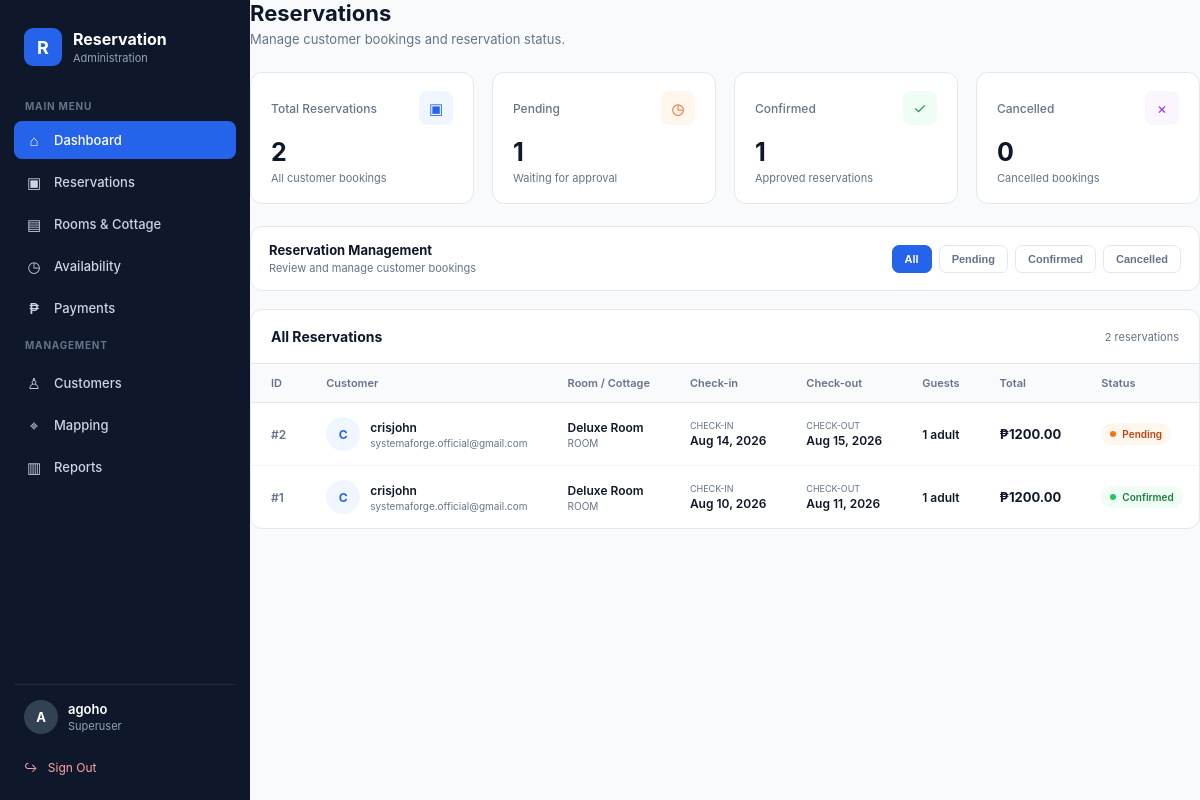
The app's page /reservations/ (signed in), older data.
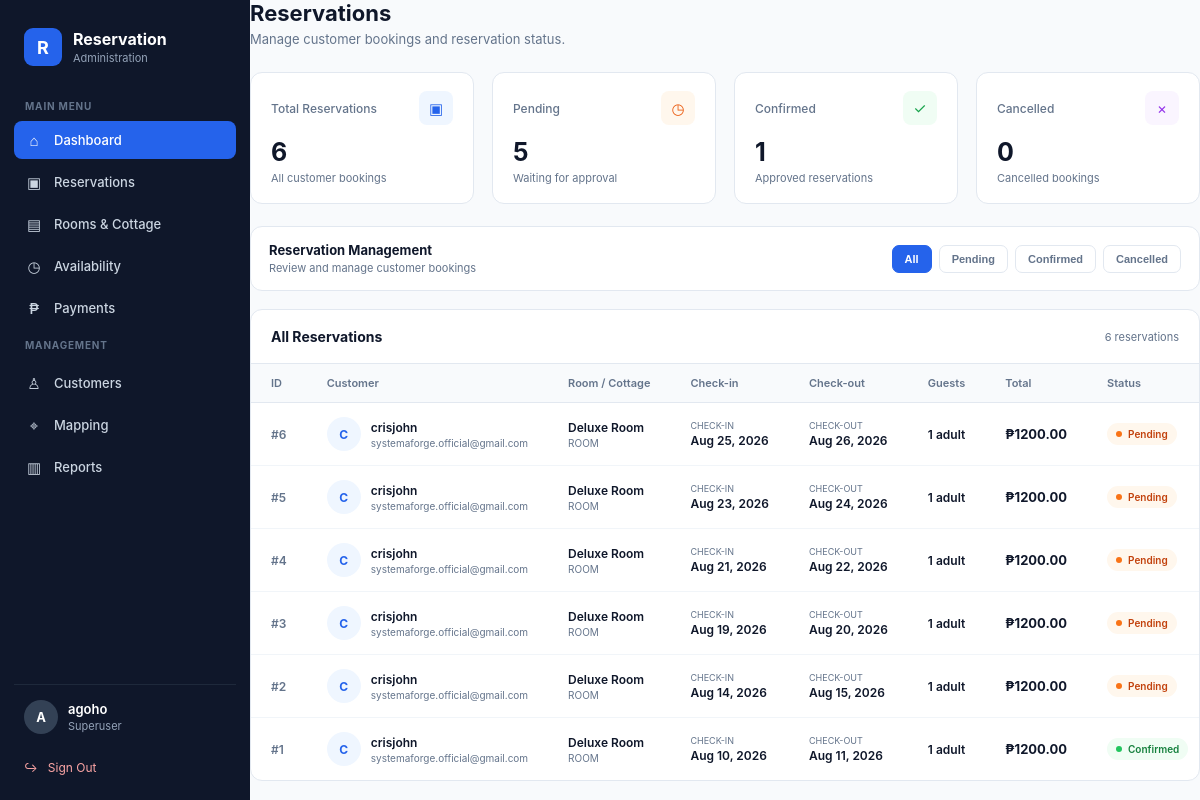
The same page, newer data.
### core/models.py (models this page shows, shortened)
class Reservation(models.Model):
    PAYMENT_STATUS = [
        ("UNPAID", "Unpaid"),
        ("PENDING", "Payment Verification"),
        ("PAID", "Paid"),
        ("REJECTED", "Rejected"),
    ]
    STATUS = [
        ("PENDING", "Pending"),
        ("CONFIRMED", "Confirmed"),
        ("CANCELLED", "Cancelled"),
        ("COMPLETED", "Completed"),
    ]
    customer = models.ForeignKey(
        User,
        on_delete=models.CASCADE,
        related_name="reservations"
    )
    room = models.ForeignKey(
        Room,
        on_delete=models.CASCADE
    )
    check_in = models.DateField()
    check_out = models.DateField()
    adults = models.PositiveIntegerField(default=1)
    children = models.PositiveIntegerField(default=0)
    special_request = models.TextField(
        blank=True,
        default=""
    )
    total_amount = models.DecimalField(
        max_digits=10,
        decimal_places=2
    )
    status = models.CharField(
        max_length=20,
        choices=STATUS,
        default="PENDING"
    )
    payment_status = models.CharField(
        max_length=20,
        choices=PAYMENT_STATUS,
        default="UNPAID"
    )
    payment_receipt = models.ImageField(
        upload_to="payment_receipts/",
        blank=True,
        null=True
    )
    payment_uploaded_at = models.DateTimeField(
        blank=True,
        null=True
    )
    created_at = models.DateTimeField(
        auto_now_add=True
    )

class Room(models.Model):
    TYPE_CHOICES = [
        ("ROOM", "Room"),
        ("COTTAGE", "Cottage"),
    ]
    STATUS_CHOICES = [
        ("AVAILABLE", "Available"),
        ("UNAVAILABLE", "Unavailable"),
        ("MAINTENANCE", "Maintenance"),
    ]
    name = models.CharField(
        max_length=150
    )
    type = models.CharField(
        max_length=20,
        choices=TYPE_CHOICES,
        default="ROOM"
    )
    description = models.TextField(
        blank=True
    )
    price = models.DecimalField(
        max_digits=10,
        decimal_places=2
    )
    capacity = models.PositiveIntegerField(
        default=1
    )
    status = models.CharField(
        max_length=20,
        choices=STATUS_CHOICES,
        default="AVAILABLE"
    )
    image = models.ImageField(
        upload_to="rooms/",
        blank=True,
        null=True
    )
    created_at = models.DateTimeField(
        auto_now_add=True
    )
    updated_at = models.DateTimeField(
        auto_now=True
    )

### core/views.py (the view)
# urls.py: path("reservations/", reservation_list, name="reservation_list"),
@login_required
def reservation_list(request):
    if not request.user.is_superuser:
        return redirect("login")
    if not request.user.is_authenticated:
        return redirect("login")
    if not request.user.is_superuser:
        return redirect("dashboard")
    reservations = (
        Reservation.objects
        .select_related("customer", "room")
        .order_by("-created_at")
    )
    pending_count = reservations.filter(
        status="PENDING"
    ).count()
    confirmed_count = reservations.filter(
        status="CONFIRMED"
    ).count()
    cancelled_count = reservations.filter(
        status="CANCELLED"
    ).count()
    return render(
        request,
        "reservations/list.html",
        {
            "reservations": reservations,
            "pending_count": pending_count,
            "confirmed_count": confirmed_count,
            "cancelled_count": cancelled_count,
        }
    )

### core/templates/reservations/list.html (shortened to what this page needs)
{% extends "base.html" %}
{% block content %}
<div class="reservation-page">
<div class="reservation-header">
    <div>
        <h2>
            Reservations
        </h2>
        <p>
            Manage customer bookings and reservation status.
        </p>
    </div>
</div>
<div class="reservation-summary">
    <div class="reservation-summary-card">
        <div class="summary-top">
            <span class="summary-label">
                Total Reservations
            </span>
            <div class="summary-icon blue">
                ▣
            </div>
        </div>
        <div class="summary-number">
            {{ reservations|length }}
        </div>
        <div class="summary-description">
            All customer bookings
        </div>
    </div>
    <div class="reservation-summary-card">
        <div class="summary-top">
            <span class="summary-label">
                Pending
            </span>
            <div class="summary-icon orange">
                ◷
            </div>
        </div>
        <div class="summary-number">
            {{ pending_count }}
        </div>
        <div class="summary-description">
            Waiting for approval
        </div>
    </div>
    <div class="reservation-summary-card">
        <div class="summary-top">
            <span class="summary-label">
                Confirmed
            </span>
            <div class="summary-icon green">
                ✓
            </div>
        </div>
        <div class="summary-number">
            {{ confirmed_count }}
        </div>
        <div class="summary-description">
            Approved reservations
        </div>
    </div>
    <div class="reservation-summary-card">
        <div class="summary-top">
            <span class="summary-label">
                Cancelled
            </span>
            <div class="summary-icon purple">
                ×
            </div>
        </div>
        <div class="summary-number">
            {{ cancelled_count }}
        </div>
        <div class="summary-description">
            Cancelled bookings
        </div>
    </div>
</div>
<div class="reservation-toolbar">
    <div>
        <div class="reservation-toolbar-title">
            Reservation Management
        </div>
        <div class="reservation-toolbar-count">
            Review and manage customer bookings
        </div>
    </div>
    <div class="reservation-filters">
        <button
            type="button"
            class="reservation-filter active"
        >
            All
        </button>
        <button
            type="button"
            class="reservation-filter"
        >
            Pending
        </button>
        <button
            type="button"
            class="reservation-filter"
        >
            Confirmed
        </button>
        <button
            type="button"
            class="reservation-filter"
        >
            Cancelled
        </button>
    </div>
</div>
<div class="reservation-table-card">
    <div class="reservation-table-header">
        <div class="reservation-table-title">
            All Reservations
        </div>
        <div class="reservation-table-count">
            {{ reservations|length }}
            reservation{{ reservations|length|pluralize }}
        </div>
    </div>
    <div class="reservation-table-wrapper">
        <table class="reservation-table">
            <thead>
                <tr>
                    <th>
                        ID
                    </th>
                    <th>
                        Customer
                    </th>
                    <th>
                        Room / Cottage
                    </th>
                    <th>
                        Check-in
                    </th>
                    <th>
                        Check-out
                    </th>
                    <th>
                        Guests
                    </th>
                    <th>
                        Total
                    </th>
                    <th>
                        Status
                    </th>
                </tr>
            </thead>
            <tbody>
                {% for reservation in reservations %}
                <tr>
                    <td>
                        <span class="reservation-id">
                            #{{ reservation.id }}
                        </span>
                    </td>
                    <td>
                        <div class="customer">
                            <div class="customer-avatar">
                                {{ reservation.customer.username|first|upper }}
                            </div>
                            <div>
                                <div class="customer-name">
                                    {{ reservation.customer.username }}
                                </div>
                                <div class="customer-email">
                                    {{ reservation.customer.email }}
                                </div>
                            </div>
                        </div>
                    </td>
                    <td>
                        <div class="room-name">
                            {{ reservation.room.name }}
                        </div>
                        <div class="room-type">
                            {{ reservation.room.type }}
                        </div>
                    </td>
                    <td>
                        <div class="date-label">
                            CHECK-IN
                        </div>
                        <div class="date-main">
                            {{ reservation.check_in|date:"M d, Y" }}
                        </div>
                    </td>
                    <td>
                        <div class="date-label">
                            CHECK-OUT
                        </div>
                        <div class="date-main">
                            {{ reservation.check_out|date:"M d, Y" }}
                        </div>
                    </td>
                    <td>
                        <div class="guest-main">
                            {{ reservation.adults }}
                            adult{{ reservation.adults|pluralize }}
                        </div>
                    </td>
                    <td>
                        <span class="price">
                            ₱{{ reservation.total_amount }}
                        </span>
                    </td>
                    <td>
                        {% if reservation.status == "PENDING" %}
                            <span class="reservation-status pending">
                                <span class="status-dot"></span>
                                Pending
                            </span>
                        {% elif reservation.status == "CONFIRMED" %}
                            <span class="reservation-status confirmed">
                                <span class="status-dot"></span>
                                Confirmed
                            </span>
                        {% elif reservation.status == "CANCELLED" %}
                            <span class="reservation-status cancelled">
                                <span class="status-dot"></span>
                                Cancelled
                            </span>
                        {% elif reservation.status == "COMPLETED" %}
                            <span class="reservation-status completed">
                                <span class="status-dot"></span>
                                Completed
                            </span>
                        {% endif %}
                    </td>
                </tr>
                {% endfor %}
            </tbody>
        </table>
    </div>
</div>
</div>
{% endblock %}

### core/templates/base.html (shortened to what this page needs)
{% load static %}
<!DOCTYPE html>
<html lang="en">
<head>
</head>
<body>
<div class="app">
    <aside class="sidebar">
        <div class="brand">
            <div class="brand-logo">
                R
            </div>
            <div class="brand-text">
                Reservation
                <span class="brand-subtitle">
                    Administration
                </span>
            </div>
        </div>
        <div class="nav-title">
            Main Menu
        </div>
        <nav class="nav">
            <a href="{% url 'dashboard' %}" class="active">
                <div class="nav-icon">⌂</div>
                <span>Dashboard</span>
            </a>
            <a href="{% url 'reservation_list' %}">
                <div class="nav-icon">▣</div>
                <span>Reservations</span>
            </a>
            <a href="{% url 'rooms' %}">
                <div class="nav-icon">▤</div>
                <span>Rooms & Cottage</span>
            </a>
            <a href="{% url 'availability' %}">
                <div class="nav-icon">◷</div>
                <span>Availability</span>
            </a>
            <a href="{% url 'payment_list' %}">
                <div class="nav-icon">₱</div>
                <span>Payments</span>
            </a>
            <div class="nav-title">
                Management
            </div>
            <a href="{% url 'customer_list' %}">
                <div class="nav-icon">♙</div>
                <span>Customers</span>
            </a>
            <a href="{% url 'mapping' %}">
                <div class="nav-icon">⌖</div>
                <span>Mapping</span>
            </a>
            <a href="{% url 'reports' %}">
                <div class="nav-icon">▥</div>
                <span>Reports</span>
            </a>
        </nav>
        <div class="sidebar-bottom">
            <div class="user-box">
                <div class="user-avatar">
                    {{ request.user.username|first|upper }}
                </div>
                <div class="user-info">
                    <div class="user-name">
                        {{ request.user.username }}
                    </div>
                    <div class="user-role">
                        Superuser
                    </div>
                </div>
            </div>
            <a href="{% url 'logout' %}" class="logout">
                ↪ &nbsp; Sign Out
            </a>
        </div>
    </aside>
    <main class="main">
        {% block content %}{% endblock %}
    </main>
</div>
</body>
</html>

Row changes from the older to the newer data that the page shows:
added Reservation: id "6", customer.username|first "C", customer.username "crisjohn", customer.email "systemaforge.official@gmail.com", room.name "Deluxe Room", room.type "ROOM", check_in "Aug 25, 2026", check_out "Aug 26, 2026", adults "1", total_amount "1200.00", status "PENDING" (drawn)
added Reservation: id "5", customer.username|first "C", customer.username "crisjohn", customer.email "systemaforge.official@gmail.com", room.name "Deluxe Room", room.type "ROOM", check_in "Aug 23, 2026", check_out "Aug 24, 2026", adults "1", total_amount "1200.00", status "PENDING" (drawn)
added Reservation: id "4", customer.username|first "C", customer.username "crisjohn", customer.email "systemaforge.official@gmail.com", room.name "Deluxe Room", room.type "ROOM", check_in "Aug 21, 2026", check_out "Aug 22, 2026", adults "1", total_amount "1200.00", status "PENDING" (drawn)
added Reservation: id "3", customer.username|first "C", customer.username "crisjohn", customer.email "systemaforge.official@gmail.com", room.name "Deluxe Room", room.type "ROOM", check_in "Aug 19, 2026", check_out "Aug 20, 2026", adults "1", total_amount "1200.00", status "PENDING" (drawn)
Text that changed along with them:
{{ reservations|length }}: "2" → "6"
{{ pending_count }}: "1" → "5"
